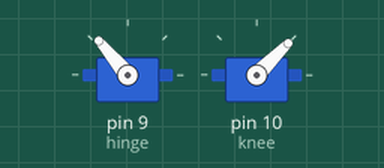
Recording of a sketch running on a simulated Arduino Uno, built with avr-gcc and run on an emulated ATmega328P. Shown: 2 × servo. What the sketch prints to the serial monitor is not drawn.

Above: at 0.05 s.
At 0.15 s:
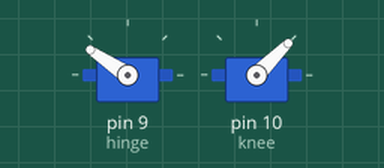
Timing chart, 0 to 3.0 s (numbered marks = the images above):
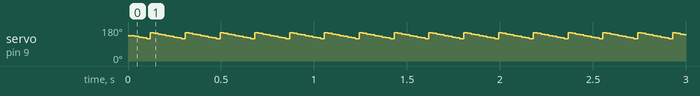

Measured:
- by itself, servo on pin 9 (hinge): repeats every 0.19 s: 126° 0.02 s, 122° 0.02 s, 118° 0.02 s, 150° 0.02 s, 146° 0.02 s, 142° 0.02 s, 138° 0.02 s, 134° 0.02 s, 130° 0.02 s

The sketch:

leg1_v2.0.ino
```cpp
int i=0;
int k=45;
int h=150;
#include <Servo.h>

Servo hinge;
Servo knee;

void setup() {
  Serial.begin(9600);
  hinge.attach(9);
  knee.attach(10);
  hinge.write(h);
  knee.write(k);

}

void loop() {
   for (i=h;i>=h-35;i--) {
    hinge.write(i);  Serial.println(i);
    //delay(5);
   }
   for (i=h;i>=h-35;i--) {
    hinge.write(i);  Serial.println(i);
    //delay(5);
   }

//  for (i=k;i<=k+120;i++) {
//    knee.write(i); Serial.println(i);
//   }
   // delay(100);
//   for (i=h;i<=h+40;i++) {
//    hinge.write(i); Serial.println(i);
//    delay(15);
//   }
//    for (i=k+80;i>=k;i--) {
//    knee.write(i);  Serial.println(i);
//   }


}
```
